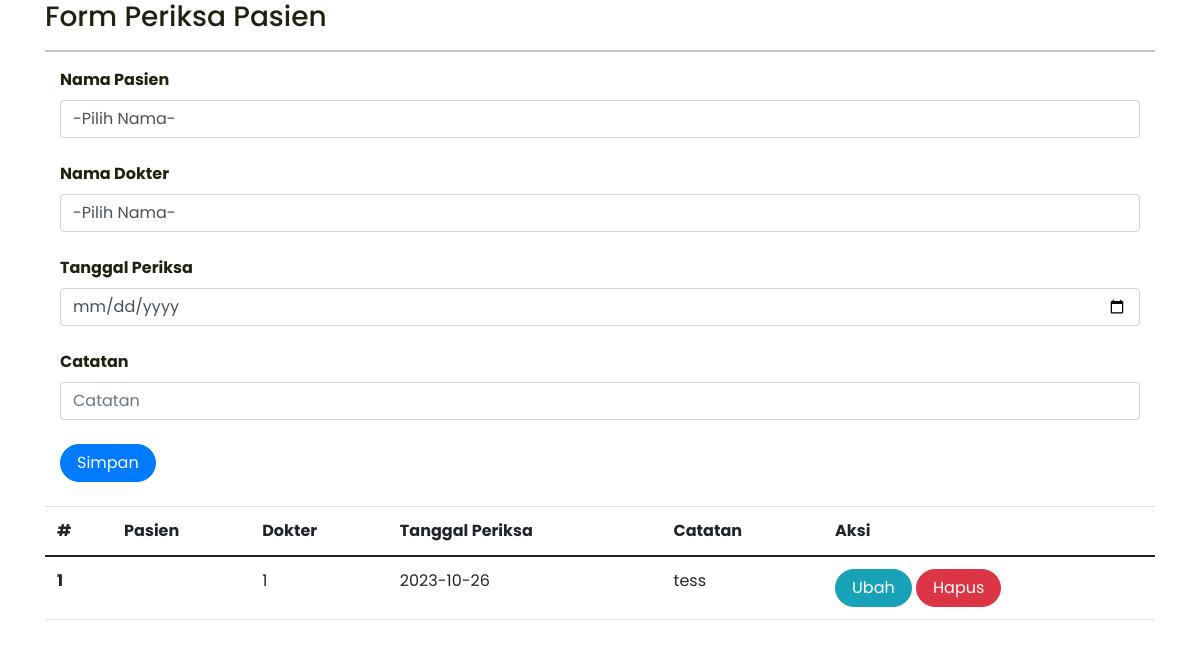
Page /periksa.php on the earlier database version.
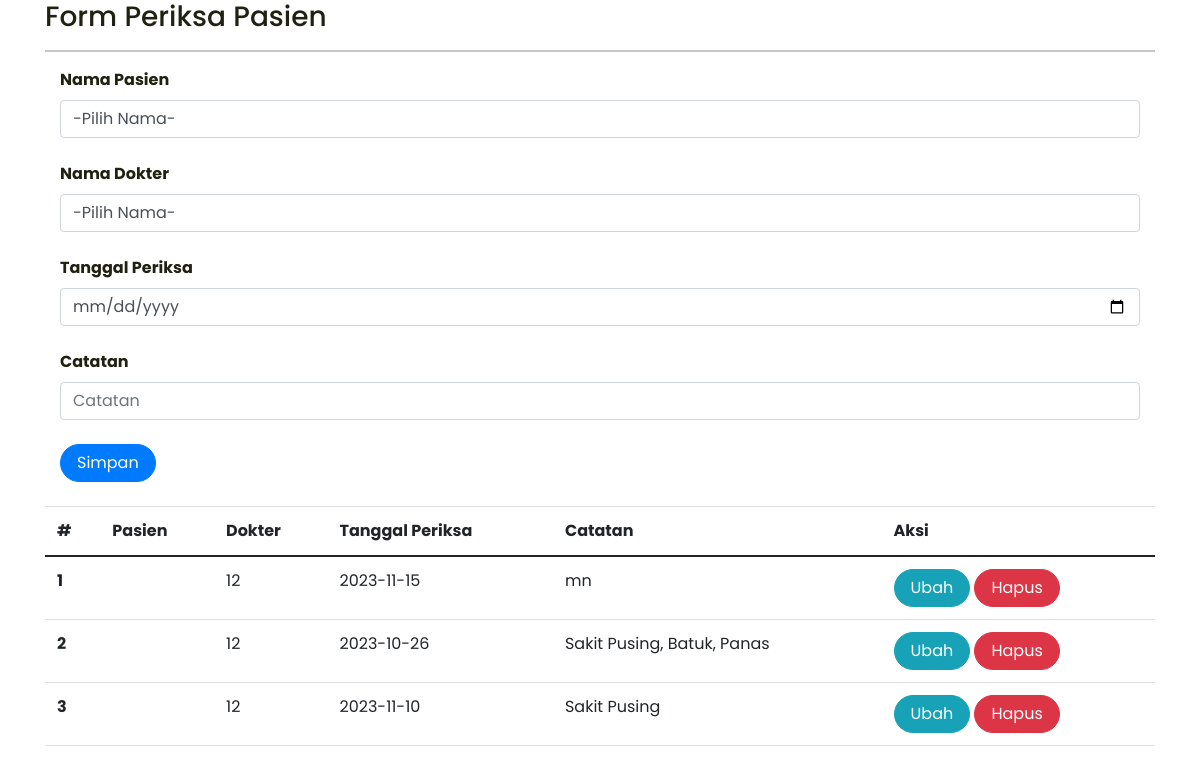
Same page on the later database version.
### tables this page shows
CREATE TABLE `periksa` (
  `id` int(10) NOT NULL,
  `id_pasien` int(10) NOT NULL,
  `id_dokter` int(10) NOT NULL,
  `tgl_periksa` date DEFAULT NULL,
  `catatan` text DEFAULT NULL
);

### periksa.php (the view, shortened to what this page needs)
<!DOCTYPE html>
<html lang="en">
<head>
    <link rel="stylesheet" href="assets/css/bootstrap.css">
    <link rel='stylesheet' href='styleku.css'>
    <link href="https://cdn.jsdelivr.net/npm/bootstrap@5.0.2/dist/css/bootstrap.min.css"
    rel="stylesheet"
>
</head>
<head>
    <link rel='stylesheet' href='https://cdnjs.cloudflare.com/ajax/libs/twitter-bootstrap/4.1.3/css/bootstrap.min.css'>
    <link rel='stylesheet' href='styleku.css'>
</head>
<div class="container">
<h3>
</h3>
<hr>
<form class="form" method="POST" action="" name="myForm" onsubmit="return(validate());">
    <?php
    $tgl_periksa = '';
    $catatan = '';
    ?>
    <div class="col">
    <label class="fw-bold">
                Nama Pasien
            </label>
    <select class="form-control" name="id_pasien" id="datanama" onchange="changeValue(this.value)">
        <option>-Pilih Nama-</option>
      </select>
    </div>
    <br>
    <div class="col">
    <label class="fw-bold">
                Nama Dokter
            </label>
    <select class="form-control" name="id_dokter" id="nama" onchange="changeValue(this.value)">
        <option>-Pilih Nama-</option>
        <?php
        include 'koneksi.php';
        ?>
      </select>
    </div>
    <br>
        <div class="col">
            <label for="inputTglPeriksa" class="form-label fw-bold">
                Tanggal Periksa
            </label>
            <input type="date" class="form-control" name="tgl_periksa" id="inputTanggal" placeholder="TanggalPeriksa" value="<?php echo $tgl_periksa ?>">
        </div>
    <br>
        <div class="col">
            <label for="inputCatatan" class="form-label fw-bold">
                Catatan
            </label>
            <input type="text" class="form-control" name="catatan" id="inputCatatan" placeholder="Catatan" value="<?php echo $catatan ?>">
        </div>
        <br>
        <div class="col">
            <button type="submit" class="btn btn-primary rounded-pill px-3" name="simpan">Simpan</button>
        </div>
</form>
<table class="table table-hover">
    <thead>
        <tr>
            <th scope="col">#</th>
            <th scope="col">Pasien</th>
            <th scope="col">Dokter</th>
            <th scope="col">Tanggal Periksa</th>
            <th scope="col">Catatan</th>
            <th scope="col">Aksi</th>
        </tr>
    </thead>
    <tbody>
    <?php
        $result = mysqli_query(
            $koneksi,"SELECT * FROM periksa ORDER BY id_pasien"
            );
        $no = 1;
        foreach ($result as $data){
        ?>
            <tr>
                <th scope="row"><?php echo $no++ ?></th>
                <td><?php echo htmlspecialchars($data['datanama']) ?></td>
                <td><?php echo htmlspecialchars($data['id_dokter']) ?></td>
                <td><?php echo htmlspecialchars($data['tgl_periksa']) ?></td>
                <td><?php echo htmlspecialchars($data['catatan']) ?></td>
                <td>
                    <a class="btn btn-info rounded-pill px-3"
                    href="periksa.php?id=<?php echo $data['id'] ?>">Ubah
                    </a>
                    <a class="btn btn-danger rounded-pill px-3"
                    href="periksa.php?id=<?php echo $data['id'] ?>&aksi=hapus">Hapus
                    </a>
                </td>
            </tr>
        <?php
        }
        ?>
    </tbody>
</table>
</body>
</html>

Differences in the rows shown:
removed periksa: id_dokter "1", tgl_periksa "2023-10-26", catatan "tess"
added periksa: id_dokter "12", tgl_periksa "2023-11-15", catatan "mn"
added periksa: id_dokter "12", tgl_periksa "2023-10-26", catatan "Sakit Pusing, Batuk, Panas"
added periksa: id_dokter "12", tgl_periksa "2023-11-10", catatan "Sakit Pusing"
